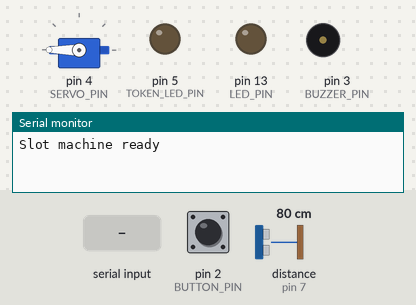
A sketch run on a simulated Arduino Uno, built with avr-gcc and run on an emulated ATmega328P. Shown: servo, output pins drawn as LEDs (lit = HIGH), buzzer (waves = sounding, pin HIGH), the last lines printed to the serial monitor. Wiring (inferred from the names in the program): ultrasonic range finder: trigger pin 6; echo pin 7. Inputs (shaded band) come from the test bench; at power-on: distance to the obstacle (sensor on pin 7) 80 cm, pin 2 (BUTTON_PIN) HIGH. The echo pulse lasts 58.3 µs per cm; pins used as bus, display or sensor lines are not drawn.

Above: at 1.2 s.
1.3 s: "RESULT:MINOR\n" received over Serial
At 1.7 s:
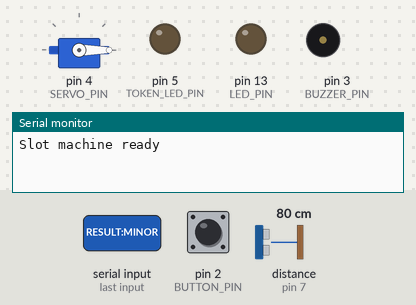
4.3 s: distance to the obstacle (sensor on pin 7) set to 6 cm
5.8 s: distance to the obstacle (sensor on pin 7) set to 3 cm
At 6.8 s:
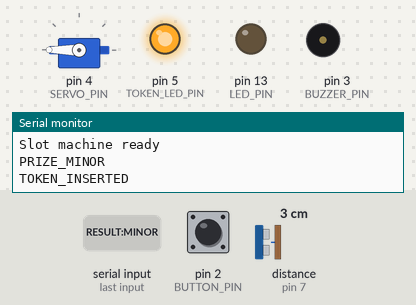
7.5 s: pin 2 (BUTTON_PIN) pulled LOW for 0.15 s
At 8.7 s:
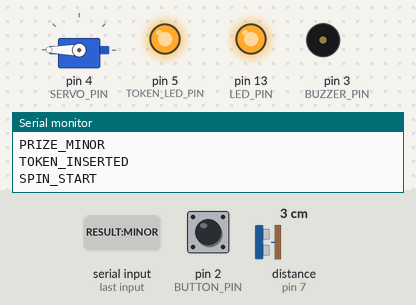
9.1 s: "RESET\n" received over Serial
At 10.4 s:
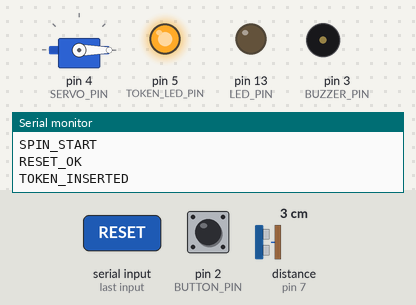
10.8 s: pin 2 (BUTTON_PIN) pulled LOW for 1 s
At 11.3 s:
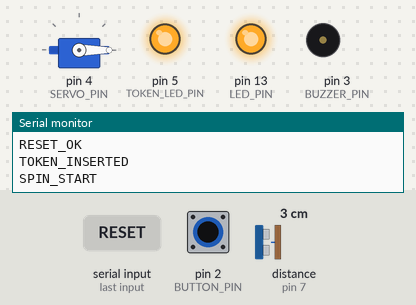
Timing chart, 0 to 13.8 s (numbered marks = the images above; inputs shaded):
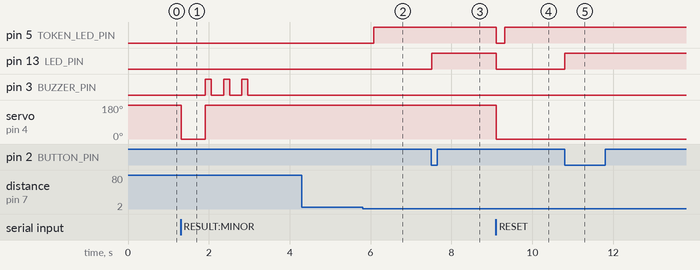

Measured:
- the behaviour switches between 5 and 4 cm on distance to the obstacle (sensor on pin 7) (found by bisection; images 1 and 2)
- after the input at 1.3 s, pin 3 (BUZZER_PIN): alternates HIGH for 0.15 s and LOW for 0.30 s, 6 changes in all, then stays LOW, starting after 0.61 s; servo on pin 4 (SERVO_PIN): 180° → 0° at once, → 180° 0.60 s later
- after the input at 4.3 s, every drawn part: stays the same
- after the input at 5.8 s, pin 5 (TOKEN_LED_PIN): LOW → HIGH after 0.28 s
- after the input at 7.5 s, pin 13 (LED_PIN): LOW → HIGH at once
- after the input at 9.1 s, pin 5 (TOKEN_LED_PIN): HIGH → LOW at once, → HIGH 0.20 s later; pin 13 (LED_PIN): HIGH → LOW at once; servo on pin 4 (SERVO_PIN): 180° → 0° at once
- after the input at 10.8 s, pin 13 (LED_PIN): LOW → HIGH at once

The sketch:

slot_machine.ino
```cpp
#include <Servo.h>
#include <Stepper.h>

// =====================================================================
// Caça-níquel - Festa Junina - Arduino Uno
// Leitura de ficha via sensor ultrassônico HC-SR04 (4 pinos: VCC, TRIG, ECHO, GND)
// Botão de pressão para start/stop da roleta (só funciona após ficha lida)
// A lógica de sorteio/aleatorização do prêmio está em outro arquivo/sistema
// (o resultado chega via comando serial RESULT:MAJOR / RESULT:MINOR / RESULT:NONE)
// =====================================================================

const int TRIG_PIN = 6;
const int ECHO_PIN = 7;
const int BUTTON_PIN = 2;
const int SERVO_PIN = 4;
const int BUZZER_PIN = 3;
const int LED_PIN = LED_BUILTIN;
const int TOKEN_LED_PIN = 5;  // aceso quando a ficha foi lida, apagado quando não

// Controle dos motores de liberação do prêmio
const int SERVO_NEUTRAL_ANGLE = 180;
const int SERVO_RELEASE_ANGLE = 0;
const unsigned long SERVO_RELEASE_DELAY_MS = 600;

const int STEPPER_PIN_1 = 8;
const int STEPPER_PIN_2 = 9;
const int STEPPER_PIN_3 = 10;
const int STEPPER_PIN_4 = 11;
const int STEPS_PER_REVOLUTION = 2048;
const int STEPS_TO_RELEASE = 1024;
const unsigned long STEPPER_RELEASE_DELAY_MS = 600;

// Distância máxima (em cm) para considerar que uma ficha foi inserida.
// 4.00cm é válido, 4.01cm em diante NÃO é considerado leitura de ficha.
const float MAX_TOKEN_DISTANCE_CM = 4.00;

// Intervalo mínimo entre leituras do sensor ultrassônico (evita leituras excessivas)
const unsigned long SENSOR_READ_INTERVAL_MS = 100;
unsigned long lastSensorReadTime = 0;

// Tempo que a distância precisa se manter dentro da faixa válida para confirmar a ficha
// (evita falso positivo por ruído de uma única leitura)
const unsigned long TOKEN_CONFIRM_TIME_MS = 150;
unsigned long tokenDetectStartTime = 0;
bool tokenDetecting = false;

Servo prizeServo;
Stepper prizeStepper(STEPS_PER_REVOLUTION, STEPPER_PIN_1, STEPPER_PIN_2, STEPPER_PIN_3, STEPPER_PIN_4);

bool tokenInserted = false;
bool gameActive = false;
bool buttonHeld = false;

void setup() {
  pinMode(TRIG_PIN, OUTPUT);
  pinMode(ECHO_PIN, INPUT);
  pinMode(BUTTON_PIN, INPUT_PULLUP);
  pinMode(BUZZER_PIN, OUTPUT);
  pinMode(LED_PIN, OUTPUT);
  pinMode(TOKEN_LED_PIN, OUTPUT);

  digitalWrite(TRIG_PIN, LOW);
  digitalWrite(TOKEN_LED_PIN, LOW);
  digitalWrite(LED_PIN, LOW);

  buttonHeld = false;

  prizeServo.attach(SERVO_PIN);
  prizeServo.write(SERVO_NEUTRAL_ANGLE);
  prizeStepper.setSpeed(10);

  Serial.begin(9600);
  Serial.println("Slot machine ready");
}

void loop() {
  handleSerial();

  if (!tokenInserted) {
    handleTokenSensor();
  }

  handleButton();

  delay(10);
}

// ---------------------------------------------------------------------
// Mede a distância em cm usando o HC-SR04.
// Retorna -1 se não houver leitura válida (timeout / fora de alcance).
// ---------------------------------------------------------------------
float readDistanceCM() {
  digitalWrite(TRIG_PIN, LOW);
  delayMicroseconds(2);
  digitalWrite(TRIG_PIN, HIGH);
  delayMicroseconds(10);
  digitalWrite(TRIG_PIN, LOW);

  // timeout de 25ms (~4m), suficiente folga para distâncias curtas como essa
  unsigned long duration = pulseIn(ECHO_PIN, HIGH, 25000UL);

  if (duration == 0) {
    return -1.0;  // sem eco / fora de alcance
  }

  // velocidade do som ~0.0343 cm/us, divide por 2 (ida e volta)
  float distanceCM = (duration * 0.0343) / 2.0;
  return distanceCM;
}

void handleTokenSensor() {
  unsigned long now = millis();
  if (now - lastSensorReadTime < SENSOR_READ_INTERVAL_MS) {
    return;
  }
  lastSensorReadTime = now;

  float distance = readDistanceCM();

  bool withinRange = (distance >= 0 && distance <= MAX_TOKEN_DISTANCE_CM);

  if (withinRange) {
    if (!tokenDetecting) {
      tokenDetecting = true;
      tokenDetectStartTime = now;
    } else if (now - tokenDetectStartTime >= TOKEN_CONFIRM_TIME_MS) {
      tokenInserted = true;
      tokenDetecting = false;
      Serial.println("TOKEN_INSERTED");
      digitalWrite(TOKEN_LED_PIN, HIGH);
    }
  } else {
    tokenDetecting = false;
  }
}

void handleButton() {
  bool currentState = digitalRead(BUTTON_PIN);

  if (currentState == LOW) {
    if (!buttonHeld) {
      buttonHeld = true;

      if (tokenInserted) {
        if (!gameActive) {
          gameActive = true;
          Serial.println("SPIN_START");
          digitalWrite(LED_PIN, HIGH);
        } else {
          gameActive = false;
          Serial.println("SPIN_STOP");
          digitalWrite(LED_PIN, LOW);
        }
      }
    }
  } else {
    buttonHeld = false;
  }
}

void handleSerial() {
  while (Serial.available()) {
    String command = Serial.readStringUntil('\n');
    command.trim();

    if (command == "START") {
      if (tokenInserted) {
        gameActive = true;
        Serial.println("SPIN_START");
        digitalWrite(LED_PIN, HIGH);
      }
    } else if (command == "FICHA") {
      tokenInserted = true;
      gameActive = false;
      digitalWrite(LED_PIN, LOW);
      Serial.println("TOKEN_INSERTED");
      digitalWrite(TOKEN_LED_PIN, HIGH);
    } else if (command == "STOP") {
      gameActive = false;
      Serial.println("SPIN_STOP");
      digitalWrite(LED_PIN, LOW);
    } else if (command == "RESET") {
      tokenInserted = false;
      gameActive = false;
      tokenDetecting = false;
      prizeServo.write(0);
      digitalWrite(LED_PIN, LOW);
      digitalWrite(TOKEN_LED_PIN, LOW);
      Serial.println("RESET_OK");
    } else if (command == "RESULT:MAJOR") {
      releasePrize(true);
    } else if (command == "RESULT:MINOR") {
      releasePrize(false);
    } else if (command == "RESULT:NONE") {
      Serial.println("NO_PRIZE");
    }
  }
}

void playBuzzerPattern(int beeps, int intervalMs, int totalDurationMs) {
  unsigned long startTime = millis();
  int beepCount = 0;

  while (millis() - startTime < totalDurationMs) {
    if (beepCount < beeps) {
      digitalWrite(BUZZER_PIN, HIGH);
      delay(150);
      digitalWrite(BUZZER_PIN, LOW);
      delay(intervalMs);
      beepCount++;
    } else {
      delay(50);
    }
  }
}

void releasePrize(bool major) {
  if (major) {
    prizeStepper.step(STEPS_TO_RELEASE);
    delay(STEPPER_RELEASE_DELAY_MS);
    prizeStepper.step(-STEPS_TO_RELEASE);
    playBuzzerPattern(5, 300, 3000);
    Serial.println("PRIZE_MAJOR");
  } else {
    prizeServo.write(SERVO_RELEASE_ANGLE);
    delay(SERVO_RELEASE_DELAY_MS);
    prizeServo.write(SERVO_NEUTRAL_ANGLE);
    playBuzzerPattern(3, 300, 1500);
    Serial.println("PRIZE_MINOR");
  }
}
```
